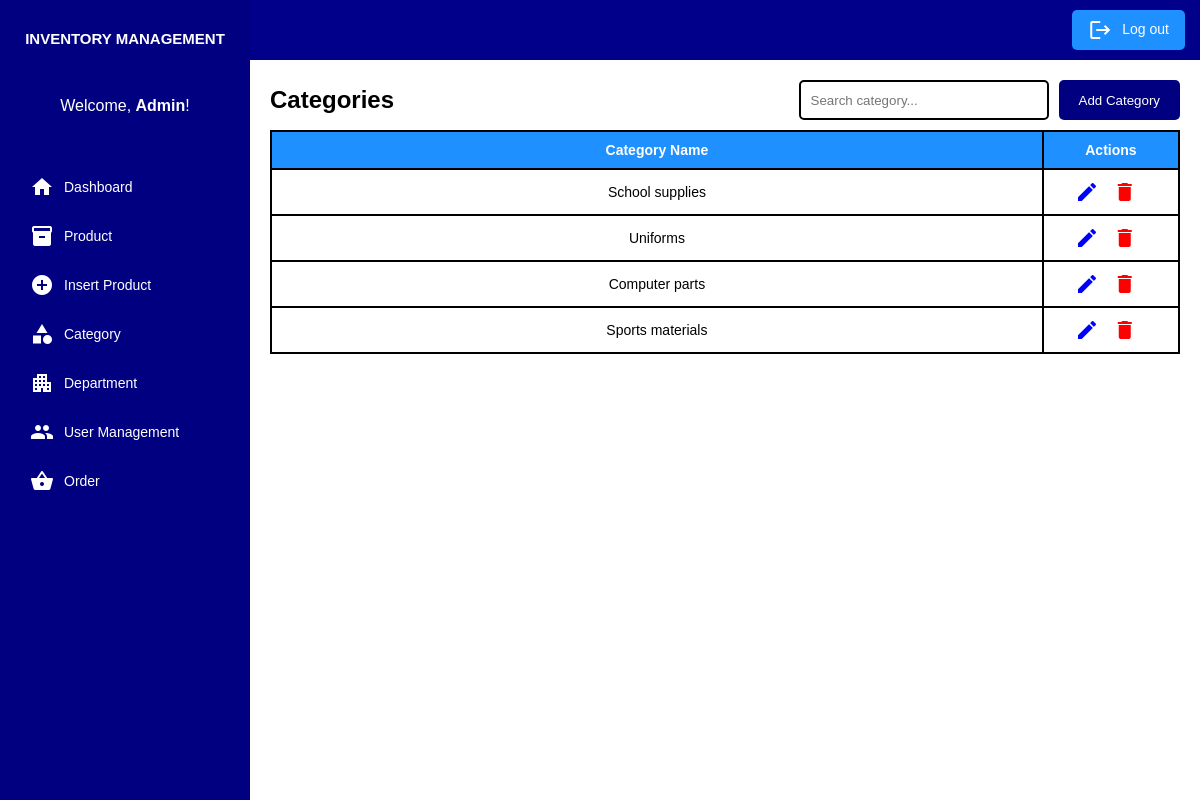
The page /admin/php/a_category.php on the database its author committed.
### tables this page shows
CREATE TABLE `categories` (
  `id` int(11) NOT NULL,
  `category_name` varchar(100) NOT NULL
);

### admin/php/a_category.php (the view, shortened to what this page needs)
<!DOCTYPE html>
<html lang="en">
    <head>
        <link rel="stylesheet" href="../css/a_category.css">
        <link rel="stylesheet" href="../css/modal.css">
    </head>
    <body>
        <div class="dashboard-container">
            <aside class="sidebar">
            <h2>INVENTORY MANAGEMENT</h2>
            <p class="greeting">Welcome, <b>Admin</b>!</p>
            <nav class="sidebar-nav">
                <ul>
                    <li><a href="a_dashboard.php"><i class="material-icons">home</i>Dashboard</a></li>
                    <li><a href="a_product.php"><i class="material-icons">inventory</i>Product</a></li>
                    <li><a href="a_product_new.php"><i class="material-icons">add_circle</i>Insert Product</a></li>
                    <li><a href="a_category.php"><i class="material-icons">category</i>Category</a></li>
                    <li><a href="a_department.php"><i class="material-icons">apartment</i>Department</a></li>
                    <li><a href="a_umanagement.php"><i class="material-icons">people</i>User Management</a></li>
                    <li><a href="a_order.php"><i class="material-icons">shopping_basket</i>Order</a></li>
                </ul>
            </nav>
            </aside>
            <main class="main-content">
                <header class="top-header">
                    <button class="logout-btn" onclick="confirmLogout()">
                        <i class="material-icons">logout</i>Log out
                    </button>
                </header>
                <div class="container">
                    <div class="header">
                        <div class="left-section">
                            <h2>Categories</h2>
                        </div>
                        <div class="right-section">
                            <input type="text" id="searchInput" class="search-field" placeholder="Search category..." onkeyup="searchCategory()">
                            <button class="add-category" onclick="window.location.href='a_category_add.php'">Add Category</button>
                        </div>
                    </div>
                    <div class="table-container">
                        <table>
                            <thead>
                                <tr>
                                    <th>Category Name</th>
                                    <th style="width: 15%;">Actions</th>
                                </tr>
                            </thead>
                            <tbody>
                                <?php
                                include 'db_conn.php';
                                $query = "SELECT * FROM categories";
                                $result = $conn->query($query);
                                if ($result->num_rows > 0) {
                                    while($row = $result->fetch_assoc()) {
                                        echo "<tr>
                                            <td>" . htmlspecialchars($row['category_name']) . "</td>
                                            <td>
                                                <a href='a_category_update.php?id=" . $row['id'] . "'>
                                                    <span class='material-icons icon edit' title='Edit Category'>edit</span></a>
                                                <span class='material-icons icon delete' title='Delete Category' onclick='confirmDelete(" . $row['id'] . ")'>delete</span>
                                            </td>
                                        </tr>";
                                    }
                                } else {
                                    echo "<tr><td colspan='2'>No categories found.</td></tr>";
                                }
                                ?>
                            </tbody>
                        </table>
                    </div>
                </div>
            </main>
        </div>
    </body>
</html>

### admin/css/a_category.css (style rules this page uses)
* { margin: 0; padding: 0; box-sizing: border-box; font-family: 'Arial', sans-serif; }
body, html { height: 100%; background-color: white; overflow: hidden; }
.dashboard-container { display: flex; height: 100vh; width: 100%; flex-direction: column; overflow: hidden; }
@media (min-width: 768px) { .dashboard-container { flex-direction: row; } }
.sidebar { width: 100%; background-color: navy; padding: 20px; display: flex; flex-direction: column; height: 100vh; }
@media (min-width: 768px) { .sidebar { width: 250px; } }
.sidebar h2 { color: white; font-size: 15px; text-transform: uppercase; text-align: center; margin-top: 10px; }
.greeting { color: white; text-align: center; margin-bottom: 50px; margin-top: 50px; }
.sidebar-nav ul { list-style: none; }
.sidebar-nav ul li { margin-bottom: 5px; }
.sidebar-nav ul li a { text-decoration: none; color: white; font-size: 14px; display: flex; align-items: center; padding: 10px; border-radius: 5px; transition: background-color 0.1s; }
.material-icons { vertical-align: middle; margin-right: 10px; }
.main-content { flex: 1; display: flex; flex-direction: column; background-color: white; height: 100vh; overflow: hidden; }
.top-header { display: flex; justify-content: flex-end; background-color: darkblue; padding: 15px; height: 60px; align-items: center; flex-shrink: 0; }
.logout-btn { background-color: dodgerblue; color: white; border: none; padding: 8px 16px; border-radius: 5px; font-size: 14px; cursor: pointer; transition: background-color 0.1s; }
.container { flex: 1; display: flex; flex-direction: column; margin: 0 auto; padding: 20px; width: 100%; overflow: hidden; }
.header { display: flex; justify-content: space-between; align-items: center; margin-bottom: 10px; }
.left-section h2 { margin: 0; margin-right: 10px; }
.right-section { display: flex; align-items: center; gap: 10px; flex-wrap: wrap; }
.search-field, .add-category { height: 40px; box-sizing: border-box; }
.search-field { padding: 0 10px; width: 250px; border: 2px solid black; border-radius: 5px; }
.add-category { background-color: navy; color: white; padding: 0 20px; border: none; border-radius: 5px; cursor: pointer; display: flex; align-items: center; justify-content: center; }
.table-container { flex: 1; max-height: calc(100vh - 120px); overflow-y: auto; display: flex; flex-direction: column; background-color: white; }
table { width: 100%; border-collapse: collapse; table-layout: auto; }
th, td { padding: 10px; text-align: center; border: 2px solid black; font-size: 14px; }
th { background-color: dodgerblue; color: white; }
.icon { font-size: 18px; cursor: pointer; }
.edit { color: blue; }
.delete { color: red; }
tr { transition: background-color 0.2s ease-in-out; }

### rows shown on the page
categories: category_name "School supplies"
categories: category_name "Uniforms"
categories: category_name "Computer parts"
categories: category_name "Sports materials"
